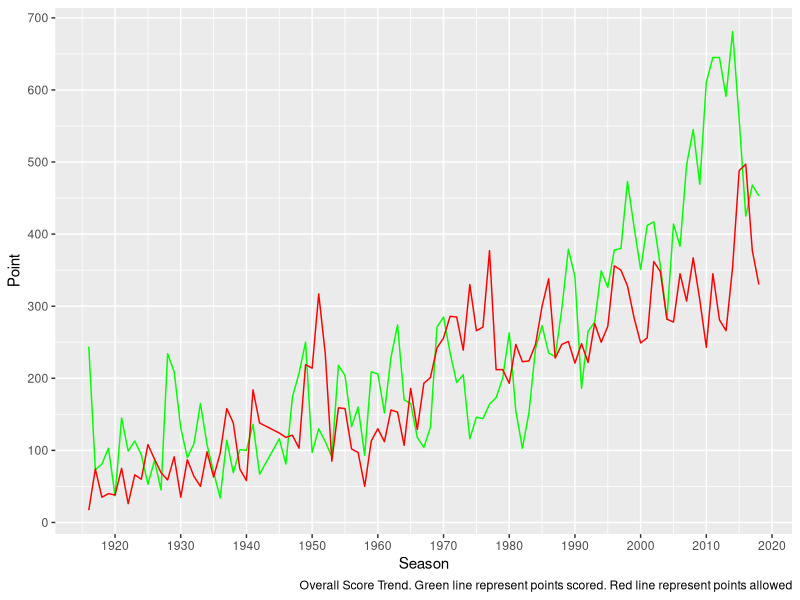

Recreate this plot in R.
## ---- chunk 1
knitr::opts_chunk$set(echo = TRUE)

# load the tidyverse
library(tidyverse)
library(lubridate)
library(ggplot2)

# load Project Data
score_stats<- read.csv("oregon_football.csv")

## ---- chunk 2
score_stats = read.csv("oregon_football.csv")

# create a new data frame
overall_trend<- score_stats %>%
  group_by(season)%>%
  summarize(total_score=sum(points_scored),
            total_allowed=sum(points_allowed))


# plot graph by yeas to show points scored and allowed
ggplot()+
  geom_line(data = overall_trend, aes(season,total_score),colour= "green")+
  geom_line(data = overall_trend, aes(season,total_allowed),colour= "red")+
  labs(x= "Season",
       y= "Point",
       caption = "Overall Score Trend. Green line represent points scored. Red line represent points allowed")+
  scale_x_continuous(n.breaks = 10)+
  scale_y_continuous(n.breaks = 10)

## ---- chunk 3

score_stats = read.csv("oregon_football.csv")


by_team<- score_stats %>%
  filter(opponent == "UCLA", season >2000)
  by_team$win_lose <- ifelse(by_team$points_scored > by_team$points_allowed, 'Win',
                           ifelse(by_team$points_scored < by_team$points_allowed, 'Lose','Tie'))


  data.frame(Games = nrow(subset(by_team, opponent == "UCLA")),
             Win = nrow(subset(by_team, win_lose == "Win")),
             Lose = nrow(subset(by_team, win_lose == "Lose")))
## ---- chunk 4
  score_stats = read.csv("oregon_football.csv")

  by_years<- score_stats %>%
    filter(season == 2000)

  data.frame(highest_score = max(by_years$points_scored),
             highest_allowed = max(by_years$points_allowed),
             home_average = round(mean(by_years$points_scored),digits = 1),
             opp_average = round(mean(by_years$points_allowed),digits = 1)
             )
